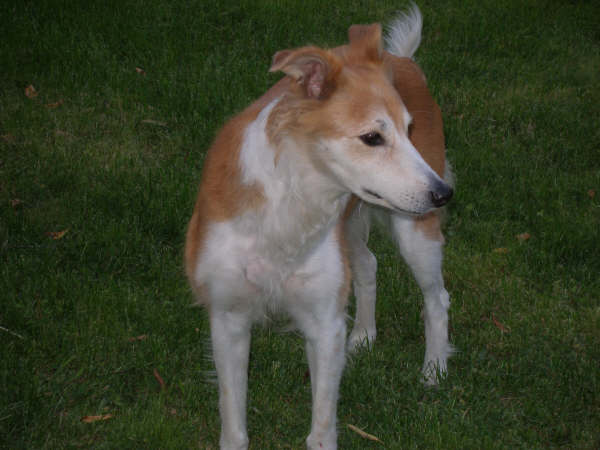
%> input picture Lab_1/Dog.jpg, 600 x 450 px
$ octave imge_histogram.m   (GNU Octave 9; MATLAB toolbox functions it lacks are replaced by stand-ins)
%> lines starting %> are read from the running program, lines starting %| are printed output that depends on the picture; in (x1, y1, x2, y2) boxes, pixels count from 0 and x2, y2 are one past the last pixel; in counts of white or black regions, pixels touching at a corner belong together; the program's own positions count from 1
clear all
I = imread('Dog.jpg');
%> I is the input picture: size 450x600x3 uint8; mean R, G, B 59.2, 65.4, 44.4
Im_grey = rgb2gray(I);
figure, imhist(Im_grey);
xlabel('Number of bins (256 by default for a greyscale image)')
ylabel('Histogram counts')
title('Histogram of the Binary image')
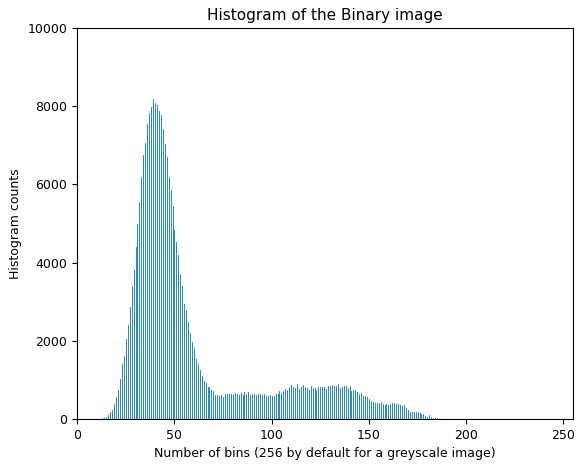
%> figure redrawn from the program's plot data; highest point at x = 39, y = 8173
h = imhist(Im_grey);
%> h = 256 values, max 8173 at index 40, min 0 at index 1, mean 1054.7
h1 = h(1:10:256);
%> h1 = 26 values, max 8085 at index 5, min 0 at index 1, mean 1033.6
horz = 1:10:256;
figure, bar(horz,h1)
title('Histogram of the Bar')
%> figure, not shown here; tallest bar 8085 high, from x = 37 to 45
figure, plot(h)
title('Histogram of the original image')
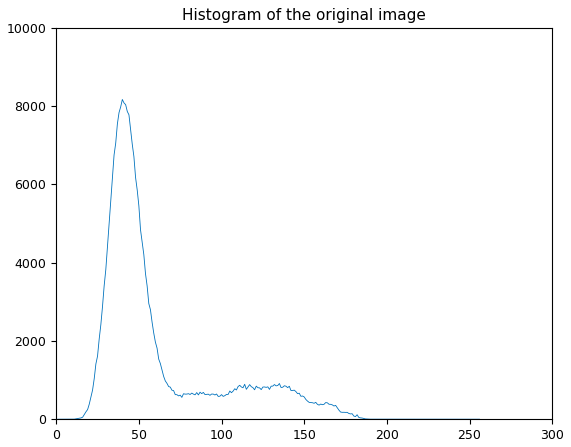
%> figure redrawn from the program's plot data; curve peaks at x = 40, y = 8173
r= double(I(:,:,1));
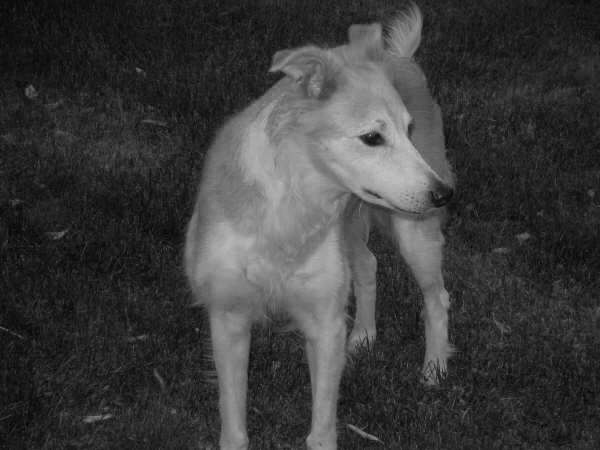
%> r: size 450x600 double; min 0, max 195, mean 59.2
g = double(I(:,:,2));
b = double(I(:,:,3));
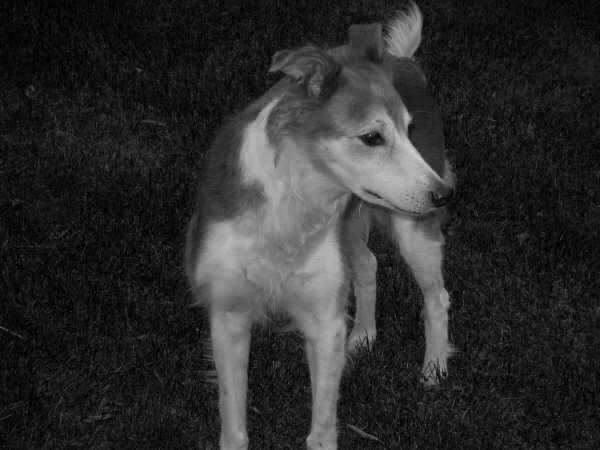
%> b: size 450x600 double; min 0, max 215, mean 44.4
figure,
hist(r(:),124)
title('Histogram of the red colour')
%> figure, not shown here; tallest bar 15313 high, from x = 31.45 to 33.02
figure, hist(g(:),124)
title('Histogram of the green colour')
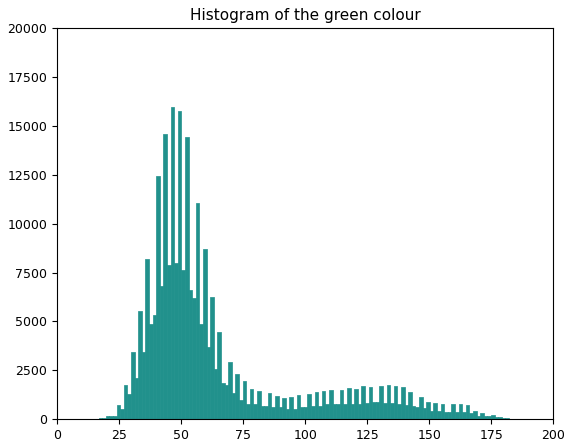
%> figure redrawn from the program's plot data; tallest bar 15943 high, from x = 45.74 to 47.19
figure, hist(b(:),124)
title('Histogram of the blue colour')
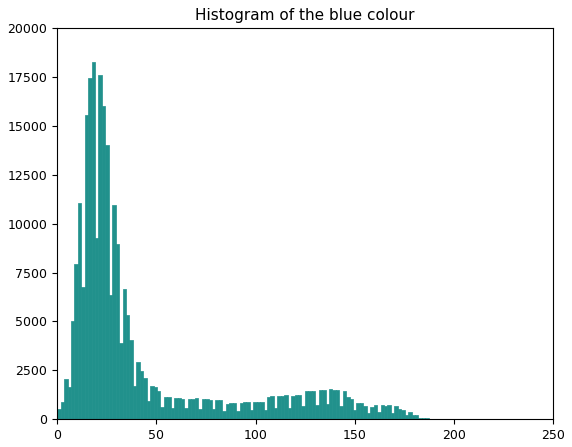
%> figure redrawn from the program's plot data; tallest bar 18261 high, from x = 17.34 to 19.07
ImBinary=im2bw(I,128/255);
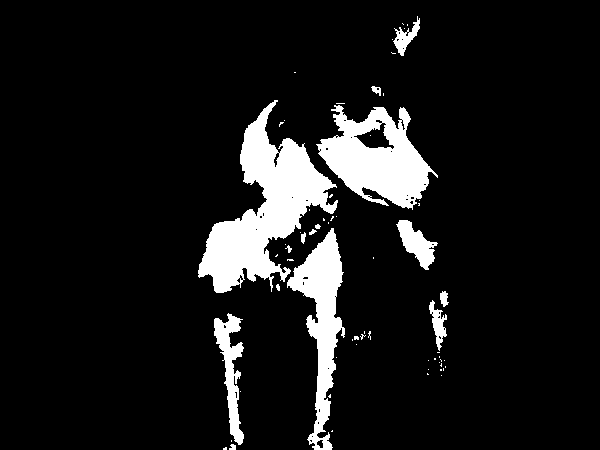
%> ImBinary: size 450x600 logical; 9.6% white; 65 white regions (50 under 20 px), largest, box (x1, y1, x2, y2) and area: (198, 100, 338, 293) 10432, (316, 105, 438, 210) 6688, (287, 228, 345, 450) 4941
figure,imshow(ImBinary)
title('Picture of Imbinary')
